Frame 1 (no input): blank canvas, image omitted
Frame 60 (the mouse pressed at the canvas centre just before this capture): blank canvas, image omitted
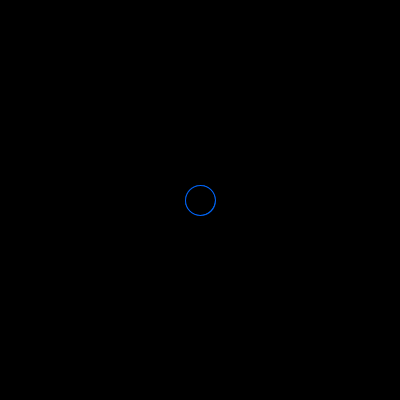
Frame 120 (the mouse held since frame 60 and released just before this capture)

The Processing sketch whose frames 1 and 60 were blank and that drew this single picture after the mouse press (run headless with seeded random() and noise(); from frame 60 on, the mouse is pressed at the canvas centre):

// Processing sketch: RainbowWorm
// ── RainbowWorm.pde
/*
* RainbowWorm
* 
* Mantener apretado el mouse y moverlo para generar un gusano multicolor
*/

int wormSize = 0;
int wormAge = 0;
int growthRate = 2;

color backgroundColor = #000000;

void setup() {
  size(400, 400);
  
  background(backgroundColor);
  fill(backgroundColor);
  
  // Cambiamos el color a Hue/Saturation/Value en una
  // escala de 0 a 100
  colorMode(HSB, 100);
}

void draw() {
  int hue;
  
  // Si el mouse no está apretado, reiniciamos los contadores
  // y salimos, no hay nada más que hacer
  if (!mousePressed) {
    wormAge = 0;
    wormSize = 0;
    return;
  }
  
  // Si el mouse está apretado incrementamos la edad de nuestro "gusano"
  wormAge++;
  
  // Si la edad es un múltiplo de la taza de crecimiento, el "gusano" crece
  if (wormAge % growthRate == 0) {
    wormSize++;
  }
  
  // El matiz del color es una función de la edad
  hue = wormAge % 100;
  stroke(hue, 100, 100);
  
  // Pintamos el círculo
  ellipse(mouseX, mouseY, wormSize, wormSize);
}
